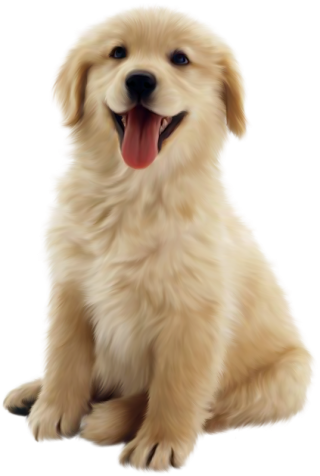
#> input picture Images/dog.png, 320 x 476 px, found by its file name
$ python pixel-art.py
#> lines starting #> are read from the running program, lines starting #| are printed output that depends on the picture
#> the answer given: Images/dog.png
#> the answer given: 100
# Python image to pixel art converter
# using the Pillow library
from PIL import Image

# define a pixelate function to setup functionality
def pixelate(image_path: str, pixel_size = 8):
    # initialising the image
#> called with image_path = 'images/Images/dog.png', pixel_size = 100
    img = Image.open(image_path, 'r')
#> img is the input picture: PIL image 320x476 RGBA; mean R, G, B, A 114.7, 98.6, 79.1, 149.8

    # resize and make the image smaller
    smaller: Image.Image = img.resize((img.width // pixel_size, img.height // pixel_size),
                         resample = Image.Resampling.NEAREST)

    # rescale back to original size
    rescaled: Image.Image = smaller.resize(img.size, resample = Image.Resampling.NEAREST)
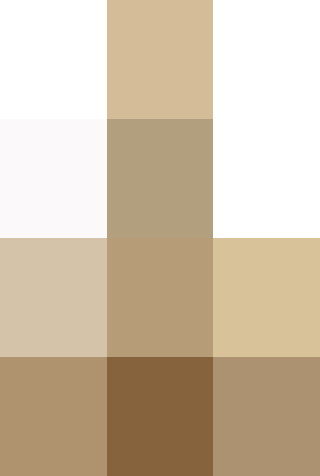
#> rescaled: PIL image 320x476 RGBA; mean R, G, B, A 141.6, 124.4, 100.5, 171.9; transparent parts drawn white

    # show the result:
    rescaled.show()

    # add a suffix to the pixelated image
    dot_index = image_path.index(".")
    newpath = image_path[:dot_index] + "_pixel.png"
    print("saved as:")
    print(newpath)

    rescaled.save(newpath)

# usage:
def main():
    path = input("Enter the name of the file you want to pixelate: ")
    path = "images/"+ path

    pixel_size = int(input("Enter the pixel size you want: "))

    pixelate(path, pixel_size)

if __name__ == "__main__":
    main()
